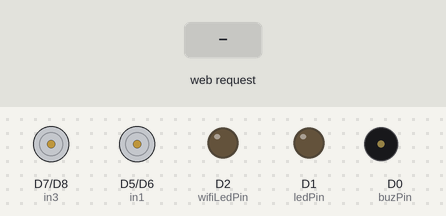
This sketch was run on a simulated ESP8266 (NodeMCU). Shown: motor-driver pin pairs drawn as motors (green arrow = first pin HIGH = forward, orange = second pin HIGH = backward, longer = more drive), output pins drawn as LEDs (lit = HIGH), buzzer (waves = sounding, pin HIGH). The test bench sets the inputs (shaded band). WiFi joins after 1.5 s; servers stay silent unless stated; what the sketch prints to the serial monitor is not drawn.

Above: at 5.7 s.
5.8 s: HTTP request GET /?State=F received
At 6.4 s:
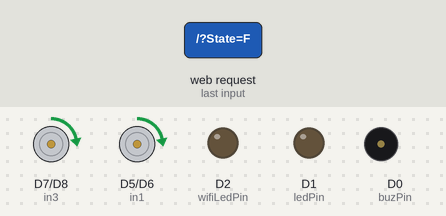
7.3 s: HTTP request GET /?State=B received
At 7.6 s:
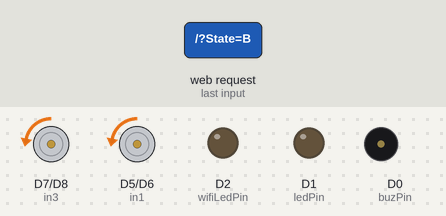
8.8 s: HTTP request GET /?State=R received
At 10.0 s:
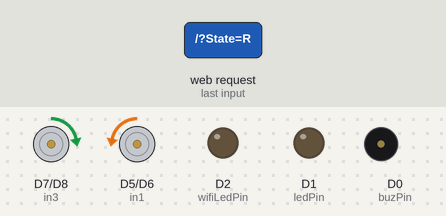
10.3 s: HTTP request GET /?State=L received
At 11.1 s:
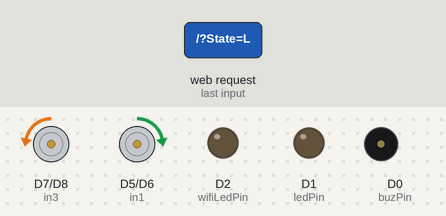
Timing chart, 0 to 12.8 s (numbered marks = the images above; inputs shaded):
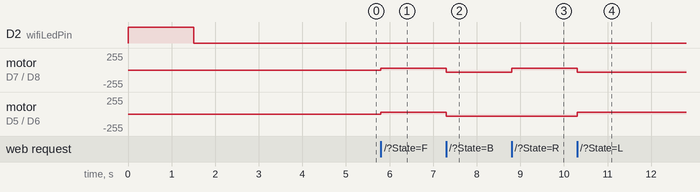

Measured:
- after the input at 5.8 s, motor on D7 (in3) / D8 (in4), motor on D5 (in1) / D6 (in2): stopped → forward 30/255 at once
- after the input at 7.3 s, motor on D7 (in3) / D8 (in4), motor on D5 (in1) / D6 (in2): forward 30/255 → backward 30/255 at once
- after the input at 8.8 s, motor on D7 (in3) / D8 (in4): backward 30/255 → forward 30/255 at once
- after the input at 10.3 s, motor on D7 (in3) / D8 (in4): forward 30/255 → backward 30/255 at once; motor on D5 (in1) / D6 (in2): backward 30/255 → forward 30/255 at once

The sketch:

WiFi_Controlled_ESP8266_Based_RC_Car.ino
```cpp
#include <ESP8266WiFi.h>
#include <ESP8266WebServer.h>
#include <ArduinoOTA.h>

// connections for drive Motor FR & BR
//int enA = D3;
int in1 = D5;
int in2 = D6;
// connections for drive Motor FL & BL
int in3 = D7;
int in4 = D8;
//int enB = D6;

const int buzPin = D0;      // set digital pin D7 as buzzer pin (use active buzzer)
const int ledPin = D1;      // set digital pin D8 as LED pin (use super bright LED)
const int wifiLedPin = D2;  // set digital pin D0 as indication, the LED turn on if NodeMCU connected to WiFi as STA mode

String command;    // String to store app command state.
int SPEED = 122;
int speed_Coeff = 3;

ESP8266WebServer server(80);  // Create a webserver object that listens for HTTP request on port 80

unsigned long previousMillis = 0;

String sta_ssid = "";      // set Wifi networks you want to connect to
String sta_password = "";  // set password for Wifi networks


void setup() {
  Serial.begin(115200);  // set up Serial library at 115200 bps
  Serial.println();
  Serial.println("*WiFi Robot Remote Control Mode - L298N 2A*");
  Serial.println("------------------------------------------------");

  pinMode(buzPin, OUTPUT);      // sets the buzzer pin as an Output
  pinMode(ledPin, OUTPUT);      // sets the LED pin as an Output
  pinMode(wifiLedPin, OUTPUT);  // sets the Wifi LED pin as an Output
  digitalWrite(buzPin, LOW);
  digitalWrite(ledPin, LOW);
  digitalWrite(wifiLedPin, HIGH);

  // Set all the motor control pins to outputs
  pinMode(in1, OUTPUT);
  pinMode(in2, OUTPUT);
  pinMode(in3, OUTPUT);
  pinMode(in4, OUTPUT);


  // Turn off motors - Initial state
  digitalWrite(in1, LOW);
  digitalWrite(in2, LOW);
  digitalWrite(in3, LOW);
  digitalWrite(in4, LOW);


  // set NodeMCU Wifi hostname based on chip mac address
  String chip_id = String(ESP.getChipId(), HEX);
  int i = chip_id.length() - 4;
  chip_id = chip_id.substring(i);
  chip_id = "WiFi_RC_Car-" + chip_id;
  String hostname(chip_id);

  Serial.println();
  Serial.println("Hostname: " + hostname);

  // first, set NodeMCU as STA mode to connect with a Wifi network
  WiFi.mode(WIFI_STA);
  WiFi.begin(sta_ssid.c_str(), sta_password.c_str());
  Serial.println("");
  Serial.print("Connecting to: ");
  Serial.println(sta_ssid);
  Serial.print("Password: ");
  Serial.println(sta_password);

  // try to connect with Wifi network about 10 seconds
  unsigned long currentMillis = millis();
  previousMillis = currentMillis;
  while (WiFi.status() != WL_CONNECTED && currentMillis - previousMillis <= 10000) {
    delay(500);
    Serial.print(".");
    currentMillis = millis();
  }

  // if failed to connect with Wifi network set NodeMCU as AP mode
  if (WiFi.status() == WL_CONNECTED) {
    Serial.println("");
    Serial.println("*WiFi-STA-Mode*");
    Serial.print("IP: ");
    Serial.println(WiFi.localIP());
    digitalWrite(wifiLedPin, LOW);  // Wifi LED on when connected to Wifi as STA mode
    delay(3000);
  } else {
    WiFi.mode(WIFI_AP);
    WiFi.softAP(hostname.c_str());
    IPAddress myIP = WiFi.softAPIP();
    Serial.println("");
    Serial.println("WiFi failed connected to " + sta_ssid);
    Serial.println("");
    Serial.println("*WiFi-AP-Mode*");
    Serial.print("AP IP address: ");
    Serial.println(myIP);
    digitalWrite(wifiLedPin, HIGH);  // Wifi LED off when status as AP mode
    delay(3000);
  }


  server.on("/", HTTP_handleRoot);     // call the 'handleRoot' function when a client requests URI "/"
  server.onNotFound(HTTP_handleRoot);  // when a client requests an unknown URI (i.e. something other than "/"), call function "handleNotFound"
  server.begin();                      // actually start the server

  ArduinoOTA.begin();  // enable to receive update/uploade firmware via Wifi OTA
}

void loop() {
  ArduinoOTA.handle();    // listen for update OTA request from clients
  server.handleClient();  // listen for HTTP requests from clients

  command = server.arg("State");  // check HTPP request, if has arguments "State" then saved the value
  if (command == "F") Forward();  // check string then call a function or set a value
  else if (command == "B") Backward();
  else if (command == "R") TurnRight();
  else if (command == "L") TurnLeft();
  else if (command == "G") ForwardLeft();
  else if (command == "H") BackwardLeft();
  else if (command == "I") ForwardRight();
  else if (command == "J") BackwardRight();
  else if (command == "S") Stop();
  else if (command == "V") BeepHorn();
  else if (command == "W") TurnLightOn();
  else if (command == "w") TurnLightOff();
  else if (command == "0") SPEED = 60;
  else if (command == "1") SPEED = 70;
  else if (command == "2") SPEED = 81;
  else if (command == "3") SPEED = 95;
  else if (command == "4") SPEED = 105;
  else if (command == "5") SPEED = 122;
  else if (command == "6") SPEED = 150;
  else if (command == "7") SPEED = 196;
  else if (command == "8") SPEED = 272;
  else if (command == "9") SPEED = 400;
  else if (command == "q") SPEED = 1023;
}

// function prototypes for HTTP handlers
void HTTP_handleRoot(void) {
  server.send(200, "text/html", "");  // Send HTTP status 200 (Ok) and send some text to the browser/client

  if (server.hasArg("State")) {
    Serial.println(server.arg("State"));
  }
}

void handleNotFound() {
  server.send(404, "text/plain", "404: Not found");  // Send HTTP status 404 (Not Found) when there's no handler for the URI in the request
}

// function to move forward
void Forward() {
  analogWrite(in1, SPEED);
  digitalWrite(in2, LOW);
  analogWrite(in3, SPEED);
  digitalWrite(in4, LOW);
}

// function to move backward
void Backward() {
  digitalWrite(in1, LOW);
  analogWrite(in2, SPEED);
  digitalWrite(in3, LOW);
  analogWrite(in4, SPEED);
}

// function to turn right
void TurnRight() {
  digitalWrite(in1, LOW);
  analogWrite(in2, SPEED);
  analogWrite(in3, SPEED);
  digitalWrite(in4, LOW);
}

// function to turn left
void TurnLeft() {
  analogWrite(in1, SPEED);
  digitalWrite(in2, LOW);
  digitalWrite(in3, LOW);
  analogWrite(in4, SPEED);
}

// function to move forward left
void ForwardLeft() {
  analogWrite(in1, SPEED);
  digitalWrite(in2, LOW);
  analogWrite(in3, SPEED / speed_Coeff);
  digitalWrite(in4, LOW);
}

// function to move backward left
void BackwardLeft() {
  digitalWrite(in1, LOW);
  analogWrite(in2, SPEED);
  digitalWrite(in3, LOW);
  analogWrite(in4, SPEED / speed_Coeff);
}

// function to move forward right
void ForwardRight() {
  analogWrite(in1, SPEED / speed_Coeff);
  digitalWrite(in2, LOW);
  analogWrite(in3, SPEED);
  digitalWrite(in4, LOW);
}

// function to move backward right
void BackwardRight() {
  digitalWrite(in1, LOW);
  analogWrite(in2, SPEED / speed_Coeff);
  digitalWrite(in3, LOW);
  analogWrite(in4, SPEED);
}

// function to stop motors
void Stop() {
  digitalWrite(in1, LOW);
  digitalWrite(in2, LOW);
  digitalWrite(in3, LOW);
  digitalWrite(in4, LOW);
}

// function to beep a buzzer
void BeepHorn() {
  digitalWrite(buzPin, HIGH);
  delay(150);
  digitalWrite(buzPin, LOW);
  delay(80);
}

// function to turn on LED
void TurnLightOn() {
  digitalWrite(ledPin, HIGH);
}

// function to turn off LED
void TurnLightOff() {
  digitalWrite(ledPin, LOW);
}
```
